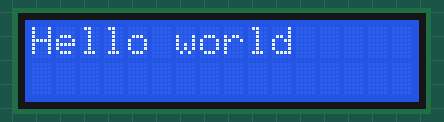
Bench run of a sketch on a simulated Arduino Uno, built with avr-gcc and run on an emulated ATmega328P. On the bench: 16×2 character LCD.

Above: at 0.1 s.
At 4.2 s:
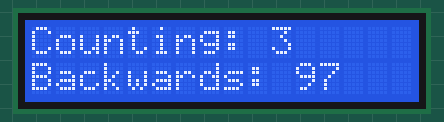
At 9.4 s:
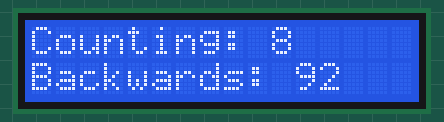
At 18.6 s:
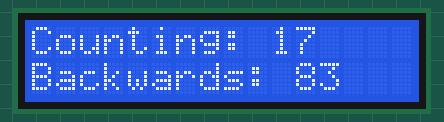
At 27.9 s:
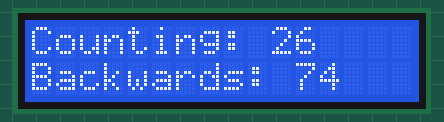
At 38.1 s:
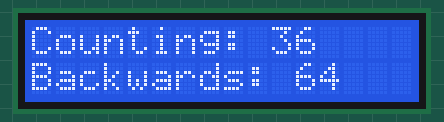

Measured:
- what the display in image 1 shows lasts 1.0 s, from 4.2 s to 5.2 s

The sketch:

Lab7a-LCD.ino
```cpp
#include <Wire.h>
#include <LiquidCrystal_I2C.h>

// Set the LCD address to 0x27 for a 16 chars and 2 line display
LiquidCrystal_I2C lcd(0x27, 16, 2);

void setup(){
  lcd.begin();
  lcd.backlight();
  lcd.print("Hello world");
}

void loop(){
  for (int i=0; i<100; i++)
  {
    delay(1000);
    lcd.clear();
    lcd.setCursor(0,0);
    lcd.print("Counting: ");
    lcd.print(i);

    lcd.setCursor(0, 1);
    lcd.print("Backwards: ");
    lcd.print(100-i);
  }
}
```
